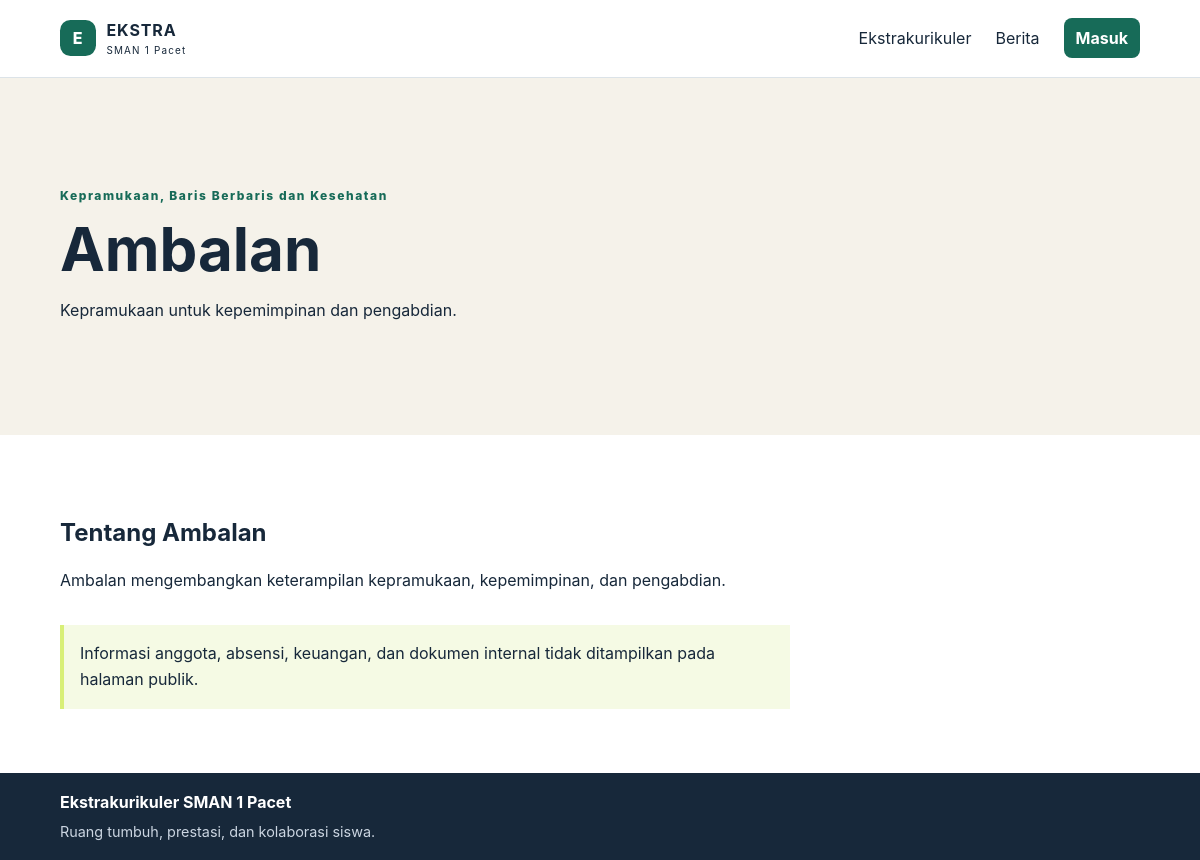
/ekstrakurikuler/ambalan, run on the app's committed database.
### tables this page shows
CREATE TABLE extracurriculars (id BIGINT UNSIGNED AUTO_INCREMENT PRIMARY KEY, group_id BIGINT UNSIGNED NOT NULL, name VARCHAR(150) NOT NULL, slug VARCHAR(160) NOT NULL UNIQUE, short_description VARCHAR(280) NOT NULL, description TEXT NOT NULL, status ENUM('active','inactive','archived') NOT NULL DEFAULT 'active', is_featured BOOLEAN NOT NULL DEFAULT FALSE, settings JSON NULL, created_at TIMESTAMP NOT NULL DEFAULT CURRENT_TIMESTAMP, updated_at TIMESTAMP NULL DEFAULT NULL ON UPDATE CURRENT_TIMESTAMP, CONSTRAINT fk_extra_group FOREIGN KEY(group_id) REFERENCES extracurricular_groups(id), INDEX idx_extra_public (status,is_featured,name));

CREATE TABLE extracurricular_groups (id BIGINT UNSIGNED AUTO_INCREMENT PRIMARY KEY, name VARCHAR(120) NOT NULL UNIQUE, description TEXT NULL, sort_order SMALLINT UNSIGNED NOT NULL DEFAULT 0);

### app/Core/View.php (called while the page is built, shortened)
<?php
final class View {
    public static function render(string $template, array $data = [], string $layout = 'public'): never {
        extract($data, EXTR_SKIP); ob_start(); require dirname(__DIR__, 2) . '/views/' . $template . '.php'; $content = ob_get_clean(); require dirname(__DIR__, 2) . '/views/layouts/' . $layout . '.php'; exit;
    }
    public static function e(?string $value): string { return htmlspecialchars((string)$value, ENT_QUOTES, 'UTF-8'); }
}

### app/Controllers/PublicController.php (called while the page is built, shortened)
<?php
final class PublicController {
    private ExtracurricularRepository $extras; private NewsRepository $news;
    public function __construct() {$db=App::container()->get(\App\Core\Database::class);$this->extras=new ExtracurricularRepository($db);$this->news=new NewsRepository($db);}
    public function showExtracurricular(Request $r,string $slug): never { $item=$this->extras->bySlug($slug); if(!$item){http_response_code(404);View::render('errors/404');} View::render('public/extracurricular-detail',compact('item')); }
}

### public/index.php (called while the page is built, shortened)
<?php
require dirname(__DIR__) . '/bootstrap.php';
$router = new Router();
$router->get('/', [PublicController::class, 'home']);
$router->get('/ekstrakurikuler', [PublicController::class, 'extracurriculars']);
$router->get('/ekstrakurikuler/{slug}', [PublicController::class, 'showExtracurricular']);
$router->get('/berita', [PublicController::class, 'news']);
$router->get('/berita/{slug}', [PublicController::class, 'showNews']);
$router->get('/login', [AuthController::class, 'showLogin']);
$router->post('/login', [AuthController::class, 'login']);
$router->post('/logout', [AuthController::class, 'logout']);
$router->get('/dashboard', [DashboardController::class, 'index']);
$router->get('/profil', [DashboardController::class, 'profile']);
$router->dispatch(App::request());

### bootstrap.php (called while the page is built, shortened)
<?php
spl_autoload_register(static function (string $class): void {
    $prefix = 'App\\';
    $file = __DIR__ . '/app/' . str_replace('\\', '/', substr($class, strlen($prefix))) . '.php';
});

### app/Core/App.php (called while the page is built, shortened)
<?php
final class App {
    private static Container $container;
    public static function boot(Container $container): void { self::$container = $container; }
    public static function container(): Container { return self::$container; }
}

### app/Core/Env.php (called while the page is built, shortened)
<?php
final class Env {
    public static function get(string $key, ?string $default = null): ?string { return $_ENV[$key] ?? getenv($key) ?: $default; }
}

### app/Core/Database.php (called while the page is built, shortened)
<?php
final class Database {
    private PDO $pdo;
    public function __construct() {
        $dsn = sprintf('mysql:host=%s;port=%s;dbname=%s;charset=utf8mb4', Env::get('DB_HOST', '127.0.0.1'), Env::get('DB_PORT', '3306'), Env::get('DB_DATABASE', 'ekstra_pacet'));
        $this->pdo = new PDO($dsn, Env::get('DB_USERNAME'), Env::get('DB_PASSWORD'), [PDO::ATTR_ERRMODE => PDO::ERRMODE_EXCEPTION, PDO::ATTR_DEFAULT_FETCH_MODE => PDO::FETCH_ASSOC, PDO::ATTR_EMULATE_PREPARES => false]);
    }
    public function pdo(): PDO { return $this->pdo; }
}

### app/Core/Container.php (called while the page is built, shortened)
<?php
final class Container {
    private array $entries = [];
    public function set(string $id, callable $factory): void { $this->entries[$id] = $factory; }
    public function get(string $id): object { return ($this->entries[$id])(); }
}

### app/Repositories/ExtracurricularRepository.php (called while the page is built, shortened)
<?php
final class ExtracurricularRepository {
    public function bySlug(string $slug): ?array { $s=$this->db->pdo()->prepare("SELECT e.*,g.name group_name,g.description group_description FROM extracurriculars e JOIN extracurricular_groups g ON g.id=e.group_id WHERE e.slug=? AND e.status='active'"); $s->execute([$slug]); return $s->fetch() ?: null; }
}

### app/Core/Request.php (called while the page is built, shortened)
<?php
final class Request {
    public function __construct() { $this->method = strtoupper($_SERVER['REQUEST_METHOD'] ?? 'GET'); $this->path = rtrim(parse_url($_SERVER['REQUEST_URI'] ?? '/', PHP_URL_PATH) ?: '/', '/') ?: '/'; }
}

### app/Services/Auth.php (called while the page is built, shortened)
<?php
final class Auth {
    public static function user(): ?array { Session::start(); return $_SESSION['user'] ?? null; }
}

### app/views/public/extracurricular-detail.php (the view)
<?php use App\Core\View; ?><section class="detail-hero"><p class="eyebrow"><?=View::e($item['group_name'])?></p><h1><?=View::e($item['name'])?></h1><p><?=View::e($item['short_description'])?></p></section><article class="article section"><h2>Tentang <?=View::e($item['name'])?></h2><p><?=nl2br(View::e($item['description']))?></p><aside class="notice">Informasi anggota, absensi, keuangan, dan dokumen internal tidak ditampilkan pada halaman publik.</aside></article>

### app/Core/Router.php (shortened to what this page needs)
<?php
final class Router {
    private array $routes = [];
    private function add(string $method, string $path, array $handler): void { $this->routes[] = compact('method', 'path', 'handler'); }
    public function dispatch(Request $request): never {
        foreach ($this->routes as $route) {
            $pattern = '#^' . preg_replace('#\\{([a-z_]+)\\}#', '(?P<$1>[a-z0-9-]+)', $route['path']) . '$#';
            if (preg_match($pattern, $request->path, $matches)) { $controller = new $route['handler'][0](); $method = $route['handler'][1]; $controller->$method($request, ...array_filter($matches, 'is_string', ARRAY_FILTER_USE_KEY)); }
        }
        http_response_code(404); View::render('errors/404'); exit;
    }
}

### app/views/layouts/public.php (shortened to what this page needs)
<!doctype html><html lang="id"><head><link rel="stylesheet" href="/assets/css/app.css"></head><body>
<header class="site-header"><a class="brand" href="/"><span class="brand-mark">E</span><span><strong>EKSTRA</strong><small>SMAN 1 Pacet</small></span></a><nav aria-label="Navigasi utama"><a href="/ekstrakurikuler">Ekstrakurikuler</a><a href="/berita">Berita</a><?php if(Auth::user()): ?><a class="button button-small" href="/dashboard">Dashboard</a><?php else: ?><a class="button button-small" href="/login">Masuk</a><?php endif; ?></nav></header>
<main><?= $content ?></main><footer><strong>Ekstrakurikuler SMAN 1 Pacet</strong><span>Ruang tumbuh, prestasi, dan kolaborasi siswa.</span></footer><script src="/assets/js/app.js"></script></body></html>

### public/assets/css/app.css (style rules this page uses)
:root { --ink:#17283a;--green:#176b58;--lime:#d8ef77;--sand:#f5f2ea;--muted:#64748b;--line:#dce3e8 }
* { box-sizing:border-box }
body { margin:0;font:16px/1.6 Inter,ui-sans-serif,system-ui,sans-serif;color:var(--ink);background:#fff }
a { color:inherit;text-decoration:none }
.site-header,footer { display:flex;justify-content:space-between;align-items:center;padding:1.1rem max(5vw,2rem) }
.site-header { border-bottom:1px solid var(--line) }
.site-header nav { display:flex;align-items:center;gap:1.5rem }
.brand { display:flex;gap:.65rem;align-items:center;letter-spacing:.06em }
.brand small { display:block;font-size:.62rem;letter-spacing:.12em }
.brand-mark { display:grid;place-items:center;width:2.25rem;height:2.25rem;border-radius:.65rem;background:var(--green);color:white;font-weight:800 }
.button { display:inline-block;background:var(--green);color:#fff;padding:.7rem 1rem;border:0;border-radius:.5rem;font-weight:700;cursor:pointer }
.button-small { padding:.45rem .75rem }
.hero,.detail-hero,.page-heading { padding:clamp(3rem,8vw,8rem) max(5vw,2rem);background:var(--sand) }
h1 { font-size:clamp(2.2rem,5vw,4.7rem);line-height:1.08;margin:.3rem 0 1rem;max-width:850px }
h2 { line-height:1.2 }
.eyebrow { color:var(--green);font-size:.75rem;font-weight:800;letter-spacing:.13em }
.section { padding:4rem max(5vw,2rem) }
.article { max-width:850px }
.notice { margin-top:2rem;padding:1rem;border-left:4px solid var(--lime);background:#f5fae4 }
footer { background:var(--ink);color:#fff;flex-direction:column;align-items:flex-start;gap:.25rem }
footer span { color:#cbd5e1;font-size:.9rem }

### data on the page
extracurriculars: group.name "Kepramukaan, Baris Berbaris dan Kesehatan", name "Ambalan", short_description "Kepramukaan untuk kepemimpinan dan pengabdian.", description "Ambalan mengembangkan keterampilan kepramukaan, kepemimpinan, dan pengabdian."
